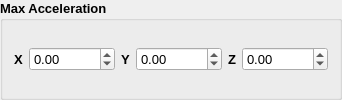
      <widget class="QGroupBox" name="grpVelocity_2">
       <property name="font">
        <font>
         <pointsize>10</pointsize>
         <weight>75</weight>
         <bold>true</bold>
        </font>
       </property>
       <property name="title">
        <string>Max Acceleration</string>
       </property>
       <layout class="QHBoxLayout" name="horizontalLayout_10">
        <item>
         <layout class="QHBoxLayout" name="horizontalLayout_11">
          <item>
           <widget class="QLabel" name="label_25">
            <property name="font">
             <font>
              <pointsize>10</pointsize>
              <weight>75</weight>
              <bold>true</bold>
             </font>
            </property>
            <property name="text">
             <string>X</string>
            </property>
           </widget>
          </item>
          <item>
           <widget class="QDoubleSpinBox" name="max_acceleration_x">
            <property name="font">
             <font>
              <weight>50</weight>
              <bold>false</bold>
             </font>
            </property>
            <property name="minimum">
             <double>-10000.000000000000000</double>
            </property>
            <property name="maximum">
             <double>10000.000000000000000</double>
            </property>
           </widget>
          </item>
          <item>
           <widget class="QLabel" name="label_26">
            <property name="font">
             <font>
              <pointsize>10</pointsize>
              <weight>75</weight>
              <bold>true</bold>
             </font>
            </property>
            <property name="text">
             <string>Y</string>
            </property>
           </widget>
          </item>
          <item>
           <widget class="QDoubleSpinBox" name="max_acceleration_y">
            <property name="font">
             <font>
              <weight>50</weight>
              <bold>false</bold>
             </font>
            </property>
            <property name="minimum">
             <double>-10000.000000000000000</double>
            </property>
            <property name="maximum">
             <double>10000.000000000000000</double>
            </property>
           </widget>
          </item>
          <item>
           <widget class="QLabel" name="label_27">
            <property name="font">
             <font>
              <pointsize>10</pointsize>
              <weight>75</weight>
              <bold>true</bold>
             </font>
            </property>
            <property name="text">
             <string>Z</string>
            </property>
           </widget>
          </item>
          <item>
           <widget class="QDoubleSpinBox" name="max_acceleration_z">
            <property name="font">
             <font>
              <weight>50</weight>
              <bold>false</bold>
             </font>
            </property>
            <property name="minimum">
             <double>-10000.000000000000000</double>
            </property>
            <property name="maximum">
             <double>10000.000000000000000</double>
            </property>
           </widget>
          </item>
         </layout>
        </item>
       </layout>
      </widget>
